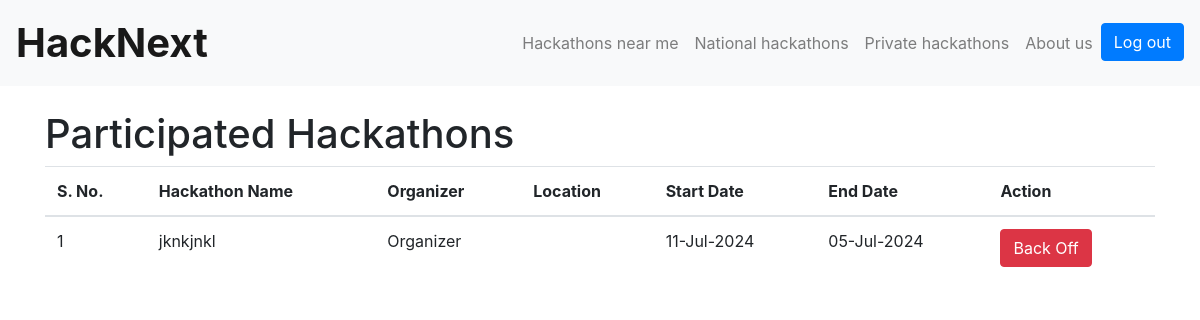
The app's page /participated_hackathons/ (signed in), older data.
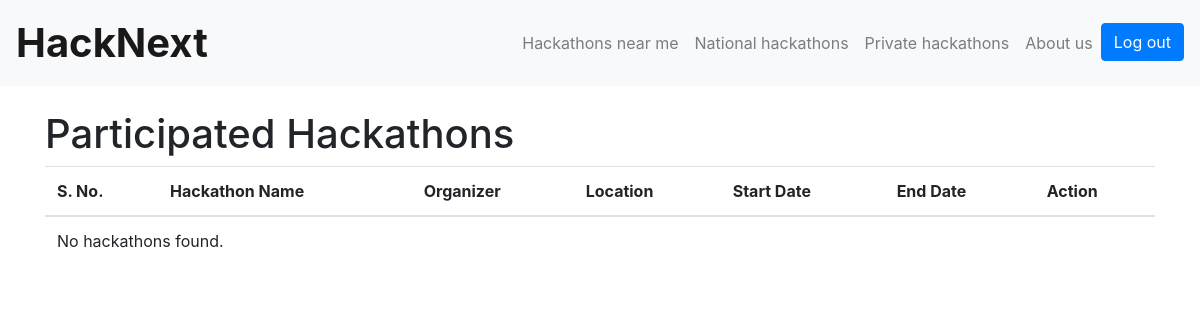
The same page, newer data.
### students/models.py (models this page shows, shortened)
class Hackathon(models.Model):
    title = models.CharField(max_length=100)
    description = models.TextField()
    start_date = models.DateField(default=timezone.now)
    end_date = models.DateField(default=timezone.now)
    organizer = models.ForeignKey(Organizer, on_delete=models.CASCADE,default=1)

class Organizer(models.Model):
    user = models.OneToOneField(User, on_delete=models.CASCADE)
    def __str__(self):
        return self.user.username

### students/views.py (the view)
# urls.py: path('participated_hackathons/', views.participated_hackathons, name='participated_hackathons'),
@login_required
def participated_hackathons(request):
    student = get_object_or_404(Student, user=request.user)
    participated_hackathons = student.participated_hackathons.all()
    return render(request, 'participated_hackathons.html', {'participated_hackathons': participated_hackathons})

### students/templates/participated_hackathons.html (shortened to what this page needs)
<!DOCTYPE html>
<html lang="en">
<head>
    <link href="https://stackpath.bootstrapcdn.com/bootstrap/4.5.2/css/bootstrap.min.css" rel="stylesheet">
</head>
<body>
    <nav class="navbar navbar-expand-lg navbar-light bg-light">
        {% if user.is_authenticated and user.student %}
            <a class="navbar-brand" href="{% url 'student_home' %}" style="font-weight: bolder; font-size: 40px;">HackNext</a>
        {% elif user.is_authenticated %}
            <a class="navbar-brand" href="{% url 'organizer_home' user.username %}" style="font-weight: bolder; font-size: 40px;">HackNext</a>
        {% else %}
            <a class="navbar-brand" href="#" style="font-weight: bolder; font-size: 40px;">HackNext</a>
        {% endif %}
        <div class="collapse navbar-collapse" id="navbarNav">
            <ul class="navbar-nav ml-auto">
                <li class="nav-item">
                    <a class="nav-link" href="#">Hackathons near me</a>
                </li>
                <li class="nav-item">
                    <a class="nav-link" href="#">National hackathons</a>
                </li>
                <li class="nav-item">
                    <a class="nav-link" href="#">Private hackathons</a>
                </li>
                <li class="nav-item">
                    <a class="nav-link" href="#">About us</a>
                </li>
                {% if user.is_authenticated %}
                    <li class="nav-item">
                        <form action="{% url 'logout' %}" method="post">
                            <button type="submit" class="btn btn-primary">Log out</button>
                        </form>
                    </li>
                {% else %}
                    <li class="nav-item">
                        <a class="btn btn-primary" href="{% url 'login' %}">Log in</a>
                    </li>
                {% endif %}
            </ul>
        </div>
    </nav>
    <div class="container mt-4">
        <h1>Participated Hackathons</h1>
        <table class="table table-hover">
            <thead>
                <tr>
                    <th>S. No.</th>
                    <th>Hackathon Name</th>
                    <th>Organizer</th>
                    <th>Location</th>
                    <th>Start Date</th>
                    <th>End Date</th>
                    <th>Action</th>
                </tr>
            </thead>
            <tbody>
                {% for hackathon in participated_hackathons %}
                    <tr>
                        <td>{{ forloop.counter }}</td>
                        <td>{{ hackathon.title }}</td>
                        <td>{{ hackathon.organizer }}</td>
                        <td>{{ hackathon.location }}</td>
                        <td>{{ hackathon.start_date|date:"d-M-Y" }}</td>
                        <td>{{ hackathon.end_date|date:"d-M-Y" }}</td>
                        <td>
                            <button class="btn btn-danger" onclick="confirmBackOff('{{ hackathon.id }}', '{{ hackathon.title }}')">Back Off</button>
                        </td>
                    </tr>
                {% empty %}
                    <tr>
                        <td colspan="7">No hackathons found.</td>
                    </tr>
                {% endfor %}
            </tbody>
        </table>
    </div>
</body>
</html>

Row changes from the older to the newer data that the page shows:
removed Hackathon: title "jknkjnkl", organizer "Organizer", start_date "11-Jul-2024", end_date "05-Jul-2024"
Text that changed along with them:
text now shown: "No hackathons found."
